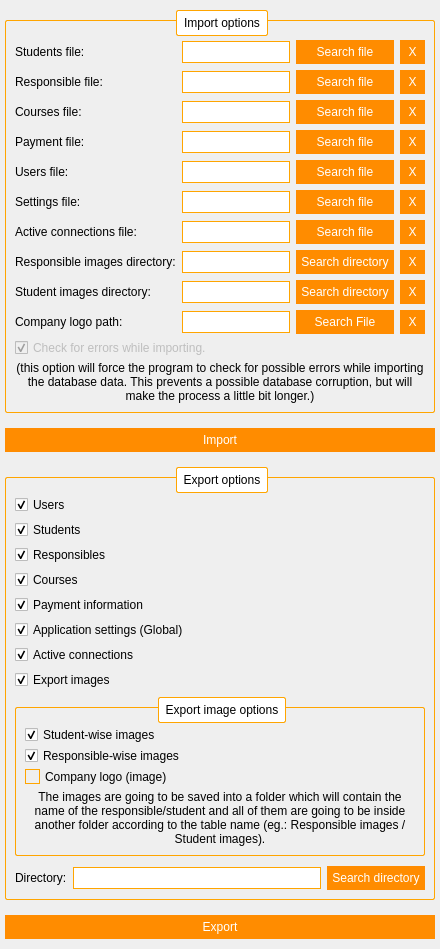
  <widget class="QWidget" name="centralWidget">
   <property name="styleSheet">
    <string notr="true">QWidget#titleBar{
	background-color: #FFF;
	border-top: 1px solid orange;
	border-left: 1px solid orange;
	border-right: 1px solid orange;
	color: #000;
}

QWidget#centralWidget, QStatusBar{
	background-color: #FFF;
	border-left: 1px solid orange;
	border-right: 1px solid orange;
}

QStatusBar{
	border-bottom: 1px solid orange;
}

/*QTabWidget::pane {
    border-top: 1px solid orange;
}*/

QSlider::handle:horizontal {
    background: orange;
}

/* Vertical and horizontal line customization */

QFrame[frameShape=&quot;4&quot;]
{
    color: orange;
}

QFrame[frameShape=&quot;5&quot;]
{
    color: orange;
}

/* QTabWidget elements customization */

QTabWidget::pane {
/*	border-top: 1px solid orange;*/
	background: white;
}

QTabWidget::tab-bar {
    left: 5px;
}

QTabBar::tab {
	background: white;
    min-width: 120px;
    min-height: 20px;
    padding: 2px;
	border-top-left-radius: 5px;
	border-top-right-radius: 5px;
	margin-top: 6px;
}

QTabBar::tab:selected, QTabBar::tab:hover {
	background: white;
	border-top: 1px solid orange;
	border-right: 1px solid orange;
	border-left: 1px solid orange;
}

QTabBar::tab:selected {
	background: white;
	border-top: 2px solid orange;
	border-right: 2px solid orange;
	border-left: 2px solid orange;
}

QTabBar::tab:!selected {
    margin-bottom: 3px;
}

QTabBar QToolButton{
	background-color: white;
	border: none;
	color: black;
}

QTabBar QToolButton::hover{
	background-color: darkorange;
}

QTabBar QToolButton::pressed{
	background-color: orange;
}

QTabBar QToolButton::!enabled{
	background-color: orange;
}

QWidget#tabInfo, QWidget#tabInfoLayout, QWidget#tabGeneral, QWidget#tabGeneralLayout, QWidget#tabFileLayout, QWidget#tabManagementLayout, QWidget#tabToolsLayout, QWidget#tabHelpLayout, QWidget#screenManagerLayout{
	background: white;
}

QLineEdit{
	border: 1px solid orange;
	min-height: 20px;
}

QPlainTextEdit{
	border: 1px solid orange;
	min-height: 40px;
}

QPushButton{
	background-color: darkorange;
	border: 5px solid darkorange;
	color: white;
}

QPushButton::hover{
	background-color: orange;
	border: 5px solid orange;
}

QPushButton::pressed{
	background-color: darkorange;
	border: 5px solid darkorange;
}

QPushButton::!enabled{
	background-color: orange;
	border: 5px solid orange;
}

/*
	QScroll Area
*/

QScrollArea{
	border: none;
}

QScrollArea#scrollManager{
	border: 1px solid orange;
	border-radius: 5px;
}

/* QScrollBar Horizontal*/

QScrollBar:horizontal {
    background: lightgray;
    height: 10px;
    margin: 0px 40px 0 0px;
	border-radius: 5px;
}

QScrollBar::handle:horizontal {
    background: orange;
	border-radius: 5px;
    min-width: 20px;
}

QScrollBar::add-line:horizontal {
    background: blue;
    width: 20px;
    subcontrol-position: right;
    subcontrol-origin: margin;
	border-top-right-radius: 5px;
	border-bottom-right-radius: 5px;
}

QScrollBar::sub-line:horizontal {
    background: red;
    width: 20px;
    subcontrol-position: top right;
    subcontrol-origin: margin;
    position: absolute;
    right: 20px;
	border-top-left-radius: 5px;
	border-bottom-left-radius: 5px;
}

QScrollBar::sub-line:horizontal:hover {
    background: darkred;
}

QScrollBar::sub-line:horizontal:pressed {
    background: red;
}

QScrollBar::add-line:horizontal:hover {
    background: darkblue;
}

QScrollBar::add-line:horizontal:pressed {
    background: blue;
}

QScrollBar:left-arrow:horizontal{
	image: url(:/images/scrollbar/slide_left.PNG);
    width: 10px;
    height: 10px;
}

QScrollBar::right-arrow:horizontal {
	image: url(:/images/scrollbar/slide_right.PNG);
    width: 10px;
    height: 10px;
}

QScrollBar::add-page:horizontal, QScrollBar::sub-page:horizontal {
    background: none;
}

/* QScrollBar Vertical*/

QScrollBar:vertical {
    background: lightgray;
    width: 10px;
    margin: 0px 0px 40px 0px;
	border-radius: 5px;
}

QScrollBar::handle:vertical {
    background: orange;
	border-radius: 5px;
    min-width: 20px;
}

QScrollBar::add-line:vertical {
    background: blue;
    height: 20px;
    subcontrol-position: bottom;
    subcontrol-origin: margin;
	border-bottom-right-radius: 5px;
	border-bottom-left-radius: 5px;
}

QScrollBar::sub-line:vertical {
    background: red;
    height: 20px;
    subcontrol-position: bottom right;
    subcontrol-origin: margin;
    position: absolute;
    bottom: 20px;
	border-top-right-radius: 5px;
	border-top-left-radius: 5px;
}

QScrollBar::sub-line:vertical:hover {
    background: darkred;
}

QScrollBar::sub-line:vertical:pressed {
    background: red;
}

QScrollBar::add-line:vertical:hover {
    background: darkblue;
}

QScrollBar::add-line:vertical:pressed {
    background: blue;
}

QScrollBar:up-arrow:vertical{
	image: url(:/images/scrollbar/slide_up.PNG);
	width: 10px;
    height: 10px;
}

 QScrollBar::down-arrow:vertical{
	image: url(:/images/scrollbar/slide_down.PNG);
	width: 10px;
    height: 10px;
}

QScrollBar::add-page:vertical, QScrollBar::sub-page:vertical {
    background: none;
}

/*QComboBox*/

QComboBox {
    border: 1px solid orange;
	background: white;
    border-radius: 3px;
    padding: 1px 18px 1px 3px;
    min-width: 6em;
}

QComboBox:editable {
    background: white;
}

QComboBox:!editable, QComboBox::drop-down:editable {
	background: white;
}

QComboBox:!editable:on, QComboBox::drop-down:editable:on {
    background: white;
}

QComboBox:on {
    padding-top: 3px;
    padding-left: 4px;
}

QComboBox::drop-down {
    subcontrol-origin: padding;
    subcontrol-position: top right;
    width: 15px;

    border-left-width: 1px;
    border-left-color: orange;
    border-left-style: solid;
    border-top-right-radius: 3px;
    border-bottom-right-radius: 3px;
}

QComboBox::drop-down:hover {
    background: orange;
}

QComboBox::down-arrow {
    image: url(&quot;:/images/buttons/Down_Arrow.PNG&quot;);
	width: 10px;
	height: 10px;
}

QComboBox::down-arrow:on {
    top: 1px;
    left: 1px;
}

QComboBox QAbstractItemView {
    border: 1px solid orange;
    selection-background-color: orange;
    border-top-right-radius: 3px;
    border-bottom-right-radius: 3px;
}

QComboBox QAbstractItemView:hover {
	color: orange;
}

/*
 * QToolButton
 */

QToolButton {
	background: transparent;
	border: 1px solid transparent;
	color: black;
}

QToolButton::hover {
	background: darkorange;
	border: 1px solid darkorange;
	color: white;
}

QToolButton::pressed {
	background: orange;
	border: 1px solid orange;
	color: white;
}

/* QSpinBox  QDateEdit*/

QSpinBox, QDoubleSpinBox, QDateEdit, QDateTimeEdit {
	border: 1px solid orange;
	background: white;
    padding-right: 15px; /* make room for the arrows */
	border-radius: 5px;
}

QSpinBox::up-button:disabled,  QSpinBox::up-button:off,
QSpinBox::down-button:disabled,  QSpinBox::down-button:off,
QDoubleSpinBox::up-button:disabled,  QDoubleSpinBox::up-button:off,
QDoubleSpinBox::down-button:disabled,  QDoubleSpinBox::down-button:off,
QDateEdit::up-button:disabled,  QDateEdit::up-button:off,
QDateEdit::down-button:disabled,  QDateEdit::down-button:off,
QDateTimeEdit::up-button:disabled,  QDateTimeEdit::up-button:off,
QDateTimeEdit::down-button:disabled,  QDateTimeEdit::down-button:off{
	background: orange;
}

QSpinBox::up-button, QDoubleSpinBox::up-button, QDateEdit::up-button, QDateTimeEdit::up-button {
    subcontrol-origin: border;
    subcontrol-position: top right;

    width: 16px;
	border: 1px solid orange;
	border-top-right-radius: 5px;
}

QSpinBox::up-button:hover, QDoubleSpinBox::up-button:hover, QDateEdit::up-button:hover, QDateTimeEdit::up-button:hover {
	background: darkorange;
}

QSpinBox::up-button:pressed, QDoubleSpinBox::up-button:pressed, QDateEdit::up-button:pressed, QDateTimeEdit::up-button:pressed {
	background: orange;
}

QSpinBox::up-arrow, QDoubleSpinBox::up-arrow, QDateEdit::up-arrow, QDateTimeEdit::up-arrow {
    border-image: url(:/images/buttons/Up_Arrow.PNG) 1;
    width: 7px;
    height: 7px;
}

QSpinBox::up-arrow:disabled,
QSpinBox::up-arrow:off,
QDoubleSpinBox::up-arrow:disabled,
QDoubleSpinBox::up-arrow:off,
QDateEdit::up-arrow:disabled,
QDateEdit::up-arrow:off,
QDateTimeEdit::up-arrow:disabled,
QDateTimeEdit::up-arrow:off {
   background: transparent;
}

QSpinBox::down-button,
QDoubleSpinBox::down-button,
QDateEdit::down-button,
QDateTimeEdit::down-button {
    subcontrol-origin: border;
    subcontrol-position: bottom right;

    width: 16px;
	border: 1px solid orange;
	border-bottom-right-radius: 5px;
}

QSpinBox::down-button:hover,
QDoubleSpinBox::down-button:hover,
QDateEdit::down-button:hover,
QDateTimeEdit::down-button:hover {
	background: darkorange;
}

QSpinBox::down-button:pressed,
QDoubleSpinBox::down-button:pressed,
QDateEdit::down-button:pressed,
QDateTimeEdit::down-button:pressed {
	background: orange;
}

QSpinBox::down-arrow,
QDoubleSpinBox::down-arrow,
QDateEdit::down-arrow,
QDateTimeEdit::down-arrow {
    border-image: url(:/images/buttons/Down_Arrow.PNG) 1;
    width: 7px;
    height: 7px;
}

QSpinBox::down-arrow:disabled,
QSpinBox::down-arrow:off,
QDoubleSpinBox::down-arrow:disabled,
QDoubleSpinBox::down-arrow:off,
QDateEdit::down-arrow:disabled,
QDateEdit::down-arrow:off,
QDateTimeEdit::down-arrow:disabled,
QDateTimeEdit::down-arrow:off {
   background: transparent;
}

/*QCheckBox*/

QCheckBox {
    spacing: 5px;
}

QCheckBox::indicator {
    width: 13px;
    height: 13px;
}

QCheckBox::indicator:unchecked {
    border: 1px solid orange;
}

QCheckBox::indicator:unchecked:hover {
    border: 2px solid darkorange;
}

QCheckBox::indicator:unchecked:pressed {
    border: 2px solid orange;
}

QCheckBox::indicator:checked {
    border: 1px solid orange;
	image: url(:/images/buttons/Close.PNG);
}

QCheckBox::indicator:checked:hover {
    border: 2px solid darkorange;
	image: url(:/images/buttons/Close.PNG);
}

QCheckBox::indicator:checked:pressed {
    border: 2px solid orange;
	image: url(:/images/buttons/Close.PNG);
}

QCheckBox::indicator:indeterminate:hover {
    border: 2px solid darkorange;
}

QCheckBox::indicator:indeterminate:pressed {
    border: 2px solid orange;
}

/*
 * QTableWidget
 */

QTableWidget{
	border: 1px solid orange;
}

/*
 * QGroupBox
 */

QGroupBox {
    border: 1px solid orange;
    border-radius: 2px;
    margin-top: 10px;
    padding-top: 10px;
}

QGroupBox::title {
    subcontrol-origin: margin;
    subcontrol-position: top middle; /* position at the top center */
    padding: 5px;
    background-color: white;
	border: 1px solid orange;
	border-radius: 2px;
}

/*
 * QListWidget
 */

QListWidget {
    border: 1px solid orange;
}</string>
   </property>
   <layout class="QGridLayout" name="gridLayout">
    <property name="leftMargin">
     <number>0</number>
    </property>
    <property name="topMargin">
     <number>0</number>
    </property>
    <property name="rightMargin">
     <number>0</number>
    </property>
    <property name="bottomMargin">
     <number>0</number>
    </property>
    <property name="spacing">
     <number>0</number>
    </property>
    <item row="0" column="0">
     <layout class="QGridLayout" name="gridLayout_2">
      <property name="leftMargin">
       <number>5</number>
      </property>
      <property name="topMargin">
       <number>10</number>
      </property>
      <property name="rightMargin">
       <number>5</number>
      </property>
      <property name="bottomMargin">
       <number>10</number>
      </property>
      <property name="verticalSpacing">
       <number>15</number>
      </property>
      <item row="1" column="0">
       <widget class="QPushButton" name="btImport">
        <property name="text">
         <string>Import</string>
        </property>
       </widget>
      </item>
      <item row="2" column="0">
       <widget class="QGroupBox" name="grpExportOptions">
        <property name="title">
         <string>Export options</string>
        </property>
        <layout class="QGridLayout" name="gridLayout_3">
         <property name="verticalSpacing">
          <number>10</number>
         </property>
         <item row="5" column="0" colspan="3">
          <widget class="QCheckBox" name="cbExportParentsTable">
           <property name="text">
            <string>Responsibles</string>
           </property>
           <property name="checked">
            <bool>true</bool>
           </property>
          </widget>
         </item>
         <item row="12" column="0" colspan="3">
          <widget class="QGroupBox" name="grpExportImages">
           <property name="title">
            <string>Export image options</string>
           </property>
           <layout class="QGridLayout" name="gridLayout_4">
            <item row="0" column="0">
             <widget class="QCheckBox" name="cbStudentImages">
              <property name="text">
               <string>Student-wise images</string>
              </property>
              <property name="checked">
               <bool>true</bool>
              </property>
             </widget>
            </item>
            <item row="1" column="0">
             <widget class="QCheckBox" name="cbParentImages">
              <property name="text">
               <string>Responsible-wise images</string>
              </property>
              <property name="checked">
               <bool>true</bool>
              </property>
             </widget>
            </item>
            <item row="3" column="0">
             <widget class="QLabel" name="lblImageInfo">
              <property name="text">
               <string>&lt;html&gt;&lt;head/&gt;&lt;body&gt;&lt;p&gt;The images are going to be saved into a folder which will contain the name of the responsible/student and all of them are going to be inside another folder according to the table name (eg.: Responsible images / Student images).&lt;/p&gt;&lt;/body&gt;&lt;/html&gt;</string>
              </property>
              <property name="alignment">
               <set>Qt::AlignCenter</set>
              </property>
              <property name="wordWrap">
               <bool>true</bool>
              </property>
             </widget>
            </item>
            <item row="2" column="0">
             <widget class="QCheckBox" name="cbCompanyLogo">
              <property name="text">
               <string>Company logo (image)</string>
              </property>
             </widget>
            </item>
           </layout>
          </widget>
         </item>
         <item row="8" column="0" colspan="3">
          <widget class="QCheckBox" name="cbExportSettings">
           <property name="text">
            <string>Application settings (Global)</string>
           </property>
           <property name="checked">
            <bool>true</bool>
           </property>
          </widget>
         </item>
         <item row="13" column="1">
          <widget class="QLineEdit" name="edtExportDirectory"/>
         </item>
         <item row="4" column="0" colspan="3">
          <widget class="QCheckBox" name="cbExportStudentsTable">
           <property name="text">
            <string>Students</string>
           </property>
           <property name="checked">
            <bool>true</bool>
           </property>
          </widget>
         </item>
         <item row="11" column="0" colspan="3">
          <widget class="QCheckBox" name="cbExportImages">
           <property name="text">
            <string>Export images</string>
           </property>
           <property name="checked">
            <bool>true</bool>
           </property>
          </widget>
         </item>
         <item row="3" column="0" colspan="3">
          <widget class="QCheckBox" name="cbExportUsersTable">
           <property name="text">
            <string>Users</string>
           </property>
           <property name="checked">
            <bool>true</bool>
           </property>
          </widget>
         </item>
         <item row="10" column="0" colspan="3">
          <widget class="QCheckBox" name="cbExportActiveConnectionsTable">
           <property name="text">
            <string>Active connections</string>
           </property>
           <property name="checked">
            <bool>true</bool>
           </property>
          </widget>
         </item>
         <item row="13" column="0">
          <widget class="QLabel" name="label_4">
           <property name="text">
            <string>Directory:</string>
           </property>
          </widget>
         </item>
         <item row="6" column="0" colspan="3">
          <widget class="QCheckBox" name="cbExportCoursesTable">
           <property name="text">
            <string>Courses</string>
           </property>
           <property name="checked">
            <bool>true</bool>
           </property>
          </widget>
         </item>
         <item row="7" column="0" colspan="3">
          <widget class="QCheckBox" name="cbExportPricingTable">
           <property name="text">
            <string>Payment information</string>
           </property>
           <property name="checked">
            <bool>true</bool>
           </property>
          </widget>
         </item>
         <item row="13" column="2">
          <widget class="QPushButton" name="btSearchDirectory">
           <property name="text">
            <string>Search directory</string>
           </property>
          </widget>
         </item>
        </layout>
       </widget>
      </item>
      <item row="3" column="0">
       <widget class="QPushButton" name="btExport">
        <property name="text">
         <string>Export</string>
        </property>
       </widget>
      </item>
      <item row="0" column="0">
       <widget class="QGroupBox" name="grpImportOptions">
        <property name="contextMenuPolicy">
         <enum>Qt::NoContextMenu</enum>
        </property>
        <property name="title">
         <string>Import options</string>
        </property>
        <layout class="QGridLayout" name="gridLayout_5">
         <item row="3" column="0">
          <widget class="QLabel" name="lblPricingFilePath">
           <property name="text">
            <string>Payment file:</string>
           </property>
          </widget>
         </item>
         <item row="2" column="1">
          <widget class="QLineEdit" name="edtCoursesFilePath">
           <property name="readOnly">
            <bool>true</bool>
           </property>
          </widget>
         </item>
         <item row="4" column="0">
          <widget class="QLabel" name="lblUsersFilePath">
           <property name="text">
            <string>Users file:</string>
           </property>
          </widget>
         </item>
         <item row="6" column="2">
          <widget class="QPushButton" name="btSearchActiveConnectionsFile">
           <property name="text">
            <string>Search file</string>
           </property>
          </widget>
         </item>
         <item row="3" column="2">
          <widget class="QPushButton" name="btSearchPaymentFile">
           <property name="text">
            <string>Search file</string>
           </property>
          </widget>
         </item>
         <item row="0" column="3">
          <widget class="QPushButton" name="btClearStudentsPath">
           <property name="text">
            <string> X </string>
           </property>
          </widget>
         </item>
         <item row="4" column="3">
          <widget class="QPushButton" name="btClearUsersPath">
           <property name="text">
            <string> X </string>
           </property>
          </widget>
         </item>
         <item row="2" column="0">
          <widget class="QLabel" name="lblCoursesFilePath">
           <property name="text">
            <string>Courses file:</string>
           </property>
          </widget>
         </item>
         <item row="0" column="2">
          <widget class="QPushButton" name="btSearchStudentFile">
           <property name="text">
            <string>Search file</string>
           </property>
          </widget>
         </item>
         <item row="6" column="3">
          <widget class="QPushButton" name="btClearActiveConnectionsPath">
           <property name="text">
            <string>X</string>
           </property>
          </widget>
         </item>
         <item row="10" column="1">
          <widget class="QLineEdit" name="edtCompanyLogoPath"/>
         </item>
         <item row="5" column="2">
          <widget class="QPushButton" name="btSearchSettings">
           <property name="text">
            <string>Search file</string>
           </property>
          </widget>
         </item>
         <item row="10" column="0">
          <widget class="QLabel" name="lblCompanyLogoPath">
           <property name="text">
            <string>Company logo path:</string>
           </property>
          </widget>
         </item>
         <item row="10" column="3">
          <widget class="QPushButton" name="btClearCompanyLogoPath">
           <property name="text">
            <string>X</string>
           </property>
          </widget>
         </item>
         <item row="7" column="0">
          <widget class="QLabel" name="lblParentImagesDirPath">
           <property name="text">
            <string>Responsible images directory:</string>
           </property>
          </widget>
         </item>
         <item row="0" column="1">
          <widget class="QLineEdit" name="edtStudentFilePath">
           <property name="readOnly">
            <bool>true</bool>
           </property>
          </widget>
         </item>
         <item row="8" column="2">
          <widget class="QPushButton" name="btSearchStudentImagesDir">
           <property name="contextMenuPolicy">
            <enum>Qt::NoContextMenu</enum>
           </property>
           <property name="text">
            <string>Search directory</string>
           </property>
          </widget>
         </item>
         <item row="1" column="3">
          <widget class="QPushButton" name="btClearParentsPath">
           <property name="text">
            <string> X </string>
           </property>
          </widget>
         </item>
         <item row="7" column="1">
          <widget class="QLineEdit" name="edtParentImagesDirPath">
           <property name="readOnly">
            <bool>true</bool>
           </property>
          </widget>
         </item>
         <item row="5" column="0">
          <widget class="QLabel" name="lblSettingsFilePath">
           <property name="text">
            <string>Settings file:</string>
           </property>
          </widget>
         </item>
         <item row="8" column="1">
          <widget class="QLineEdit" name="edtStudentImagesDirPath">
           <property name="readOnly">
            <bool>true</bool>
           </property>
          </widget>
         </item>
         <item row="8" column="0">
          <widget class="QLabel" name="lblStudentImagesDirPath">
           <property name="text">
            <string>Student images directory:</string>
           </property>
          </widget>
         </item>
         <item row="3" column="3">
          <widget class="QPushButton" name="btClearPricingPath">
           <property name="text">
            <string> X </string>
           </property>
          </widget>
         </item>
         <item row="1" column="1">
          <widget class="QLineEdit" name="edtParentFilePath">
           <property name="readOnly">
            <bool>true</bool>
           </property>
          </widget>
         </item>
         <item row="6" column="0">
          <widget class="QLabel" name="lblActiveConnections">
           <property name="text">
            <string>Active connections file:</string>
           </property>
          </widget>
         </item>
         <item row="2" column="3">
          <widget class="QPushButton" name="btClearCoursesPath">
           <property name="text">
            <string> X </string>
           </property>
          </widget>
         </item>
         <item row="3" column="1">
          <widget class="QLineEdit" name="edtPaymentFilePath">
           <property name="readOnly">
            <bool>true</bool>
           </property>
          </widget>
         </item>
         <item row="1" column="0">
          <widget class="QLabel" name="lblParentFilePath">
           <property name="text">
            <string>Responsible file:</string>
           </property>
          </widget>
         </item>
         <item row="5" column="3">
          <widget class="QPushButton" name="btClearSettingsPath">
           <property name="text">
            <string>X</string>
           </property>
          </widget>
         </item>
         <item row="12" column="0" colspan="4">
          <widget class="QLabel" name="lblCheckInfo">
           <property name="text">
            <string>(this option will force the program to check for possible errors while importing the database data. This prevents a possible database corruption, but will make the process a little bit longer.)</string>
           </property>
           <property name="alignment">
            <set>Qt::AlignCenter</set>
           </property>
           <property name="wordWrap">
            <bool>true</bool>
           </property>
          </widget>
         </item>
         <item row="7" column="3">
          <widget class="QPushButton" name="btClearPImagesPath">
           <property name="text">
            <string> X </string>
           </property>
          </widget>
         </item>
         <item row="11" column="0" colspan="4">
          <widget class="QCheckBox" name="cbCheckForErrors">
           <property name="enabled">
            <bool>false</bool>
           </property>
           <property name="text">
            <string>Check for errors while importing.</string>
           </property>
           <property name="checked">
            <bool>true</bool>
           </property>
          </widget>
         </item>
         <item row="7" column="2">
          <widget class="QPushButton" name="btSearchParentImagesDir">
           <property name="contextMenuPolicy">
            <enum>Qt::NoContextMenu</enum>
           </property>
           <property name="text">
            <string>Search directory</string>
           </property>
          </widget>
         </item>
         <item row="4" column="2">
          <widget class="QPushButton" name="btSearchUsersFile">
           <property name="text">
            <string>Search file</string>
           </property>
          </widget>
         </item>
         <item row="1" column="2">
          <widget class="QPushButton" name="btSearchParentFile">
           <property name="text">
            <string>Search file</string>
           </property>
          </widget>
         </item>
         <item row="5" column="1">
          <widget class="QLineEdit" name="edtSettingsFilePath"/>
         </item>
         <item row="4" column="1">
          <widget class="QLineEdit" name="edtUsersFilePath">
           <property name="readOnly">
            <bool>true</bool>
           </property>
          </widget>
         </item>
         <item row="0" column="0">
          <widget class="QLabel" name="lblStudentFilePath">
           <property name="text">
            <string>Students file:</string>
           </property>
          </widget>
         </item>
         <item row="10" column="2">
          <widget class="QPushButton" name="btSearchCompanyLogo">
           <property name="text">
            <string>Search File</string>
           </property>
          </widget>
         </item>
         <item row="2" column="2">
          <widget class="QPushButton" name="btSearchCoursesFile">
           <property name="text">
            <string>Search file</string>
           </property>
          </widget>
         </item>
         <item row="8" column="3">
          <widget class="QPushButton" name="btClearSImagesPath">
           <property name="text">
            <string> X </string>
           </property>
          </widget>
         </item>
         <item row="6" column="1">
          <widget class="QLineEdit" name="edtActiveConnectionsFilePath"/>
         </item>
        </layout>
       </widget>
      </item>
     </layout>
    </item>
   </layout>
  </widget>
